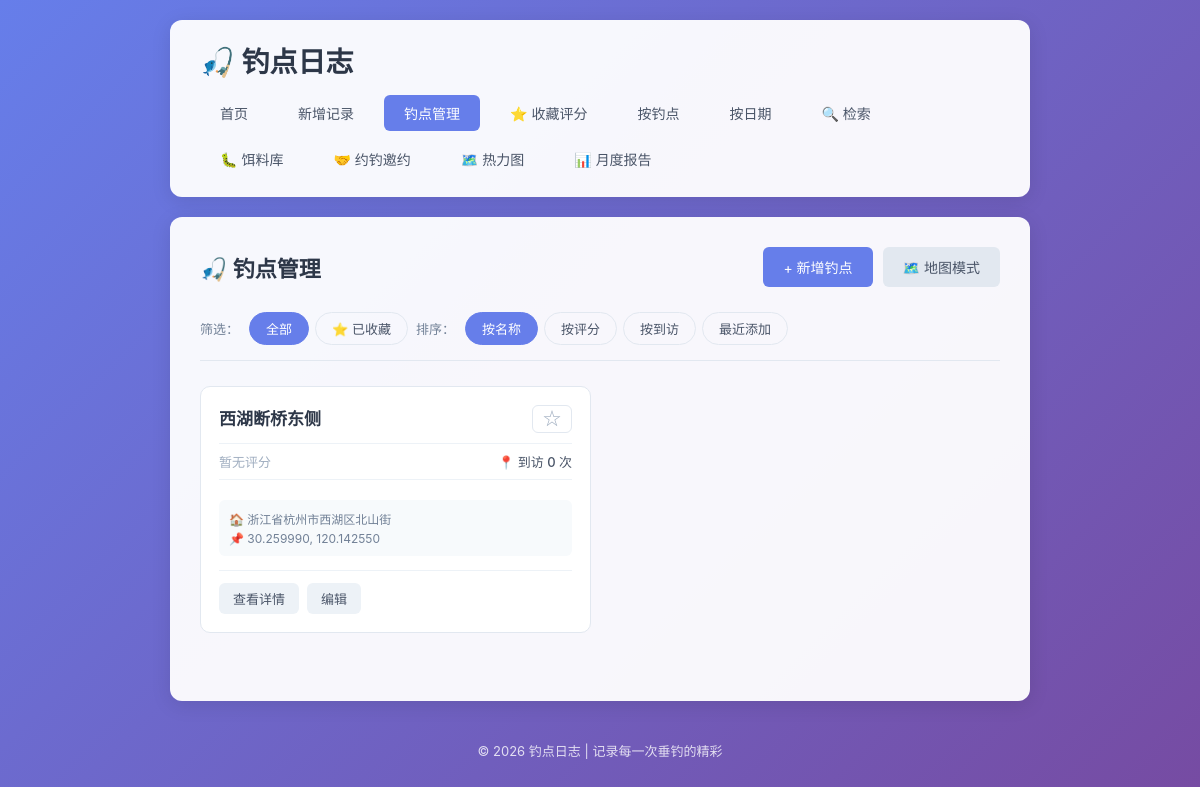
The page /spots on the database as committed earlier.
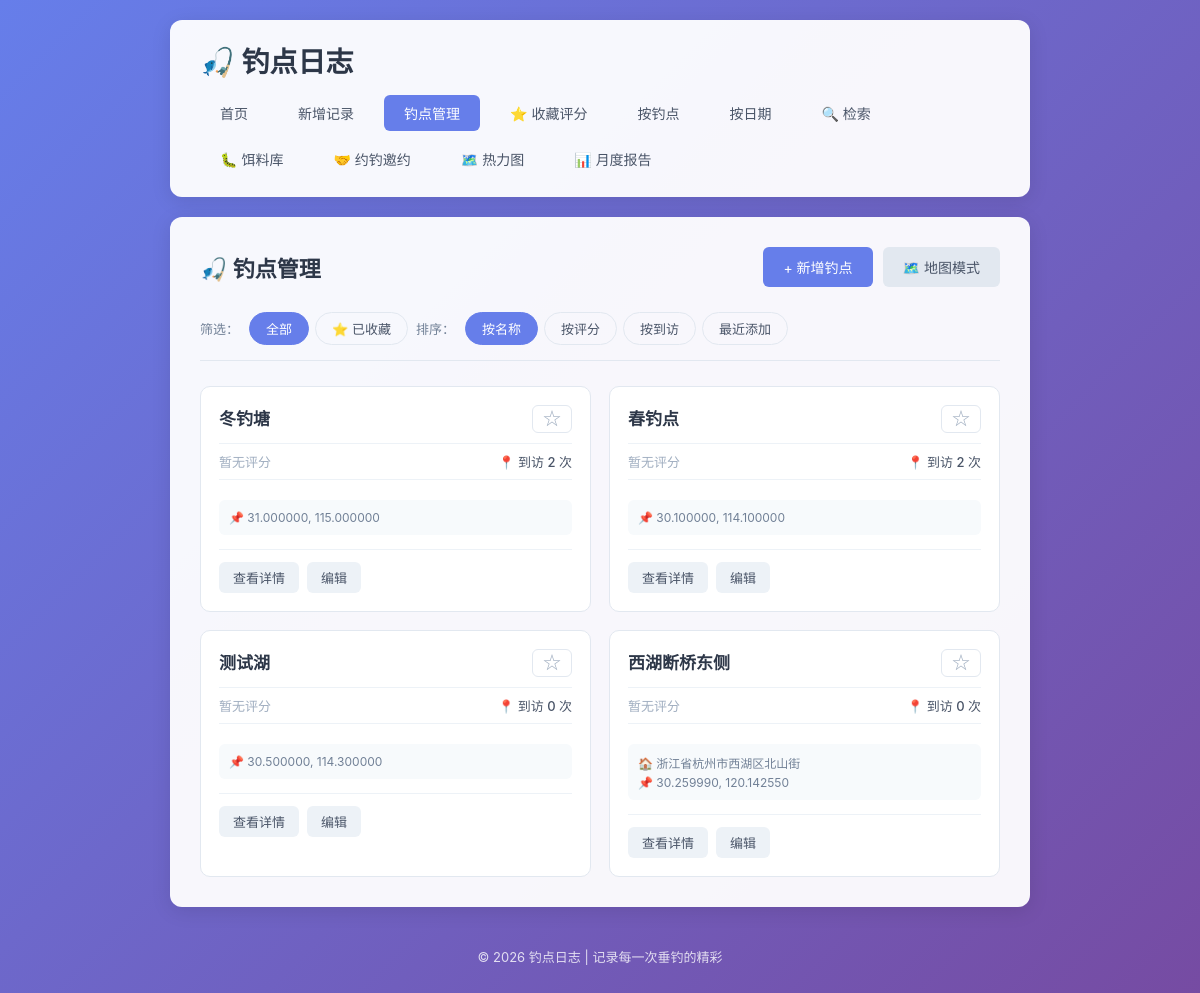
The same page on the database as committed later.
### tables this page shows
CREATE TABLE fishing_spots (
            id INTEGER PRIMARY KEY AUTOINCREMENT,
            name TEXT NOT NULL UNIQUE,
            description TEXT,
            latitude REAL,
            longitude REAL,
            address TEXT,
            is_favorite INTEGER DEFAULT 0,
            created_at TIMESTAMP DEFAULT CURRENT_TIMESTAMP
        );

### app.py (the view)
@app.route('/spots')
def spots_list():
    conn = get_db()
    filter_type = request.args.get('filter', 'all')
    sort_by = request.args.get('sort', 'name')
    query = '''
        SELECT s.*,
               (SELECT AVG(r.rating) FROM spot_ratings r WHERE r.spot_id = s.id) as avg_rating,
               (SELECT COUNT(*) FROM spot_ratings r WHERE r.spot_id = s.id) as rating_count
        FROM fishing_spots s
    '''
    params = []
    conditions = []
    if filter_type == 'favorite':
        conditions.append('s.is_favorite = 1')
    if conditions:
        query += ' WHERE ' + ' AND '.join(conditions)
    if sort_by == 'rating':
        query += ' ORDER BY avg_rating IS NULL, avg_rating DESC, s.name'
    elif sort_by == 'visit':
        query += ' ORDER BY (SELECT COUNT(*) FROM fishing_logs l WHERE l.spot = s.name) DESC, s.name'
    elif sort_by == 'recent':
        query += ' ORDER BY s.created_at DESC'
    else:
        query += ' ORDER BY s.name'
    spots = conn.execute(query, params).fetchall()
    spot_list = []
    for spot in spots:
        spot_dict = dict(spot)
        spot_dict['visit_count'] = get_spot_visit_count(conn, spot['name'])
        spot_dict['avg_rating'] = round(spot_dict['avg_rating'], 1) if spot_dict['avg_rating'] else 0
        spot_list.append(spot_dict)
    conn.close()
    return render_template('spots.html', spots=spot_list, filter_type=filter_type, sort_by=sort_by)

### app.py (called while the page is built)
def get_db():
    conn = sqlite3.connect(DB_PATH)
    conn.row_factory = sqlite3.Row
    return conn

def get_spot_visit_count(conn, spot_name):
    result = conn.execute(
        'SELECT COUNT(*) as cnt FROM fishing_logs WHERE spot = ?',
        (spot_name,)
    ).fetchone()
    return result['cnt'] if result else 0

### templates/spots.html (shortened to what the changed rows need)
{% extends 'base.html' %}
{% block content %}
    <div class="page-header">
        <h2>🎣 钓点管理</h2>
    </div>
    <div id="spots-list-container">
    {% if spots %}
        <div class="spot-grid">
            {% for spot in spots %}
                <div class="spot-card">
                    <div class="spot-card-header">
                        <div class="spot-title-row">
                            <h3 class="spot-name">
                                <a href="{{ url_for('spot_detail', spot_id=spot['id']) }}">{{ spot['name'] }}</a>
                            </h3>
                            <button class="favorite-btn {% if spot['is_favorite'] %}favorited{% endif %}"
                                    data-spot-id="{{ spot['id'] }}"
                                    onclick="toggleFavorite(this)">
                                {% if spot['is_favorite'] %}★{% else %}☆{% endif %}
                            </button>
                        </div>
                        <div class="spot-stats">
                            <div class="spot-rating">
                                {% if spot['avg_rating'] > 0 %}
                                    <span class="rating-stars">
                                        {% for i in range(5) %}
                                            {% if i < spot['avg_rating']|round(0, 'floor') %}★
                                            {% else %}☆{% endif %}
                                        {% endfor %}
                                    </span>
                                    <span class="rating-value">{{ spot['avg_rating'] }}</span>
                                    <span class="rating-count">({{ spot['rating_count'] }})</span>
                                {% else %}
                                    <span class="no-rating">暂无评分</span>
                                {% endif %}
                            </div>
                            <div class="spot-visits">
                                📍 到访 {{ spot['visit_count'] }} 次
                            </div>
                        </div>
                    </div>
                    {% if spot['address'] or spot['latitude'] %}
                        <div class="spot-location">
                            {% if spot['address'] %}
                                <span class="spot-address">🏠 {{ spot['address'] }}</span>
                            {% endif %}
                            {% if spot['latitude'] and spot['longitude'] %}
                                <span class="spot-coords">
                                    📌 {{ '%.6f'|format(spot['latitude']) }}, {{ '%.6f'|format(spot['longitude']) }}
                                </span>
                            {% endif %}
                        </div>
                    {% endif %}
                    <div class="spot-card-footer">
                        <a href="{{ url_for('spot_detail', spot_id=spot['id']) }}" class="btn btn-small">查看详情</a>
                        <a href="{{ url_for('edit_spot', spot_id=spot['id']) }}" class="btn btn-small">编辑</a>
                    </div>
                </div>
            {% endfor %}
        </div>
    {% else %}
        <div class="empty-state">
            <p>{% if filter_type == 'favorite' %}还没有收藏的钓点哦！{% else %}还没有添加任何钓点，快去添加第一个吧！{% endif %}</p>
            <a href="{{ url_for('add_spot') }}" class="btn btn-primary">+ 新增钓点</a>
        </div>
    {% endif %}
    </div>
    <link rel="stylesheet" href="https://unpkg.com/leaflet@1.9.4/dist/leaflet.css" />
{% endblock %}

Rows that differ between the two databases and show on the page:
added fishing_spots: name "冬钓塘", visit_count "2", latitude "31.000000", longitude "115.000000"
added fishing_spots: name "春钓点", visit_count "2", latitude "30.100000", longitude "114.100000"
added fishing_spots: name "测试湖", visit_count "0", latitude "30.500000", longitude "114.300000"
